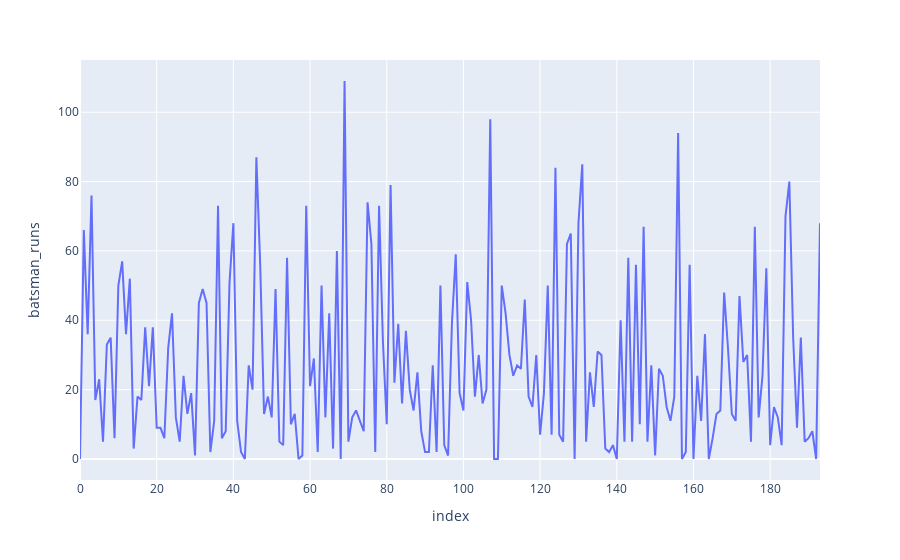

Here is the notebook cell this chart was saved with:
### Code cell
fig = px.line(run , x=run.index , y='batsman_runs'  , hover_data='date')
fig.show()

### Figure 1 — Plotly figure (JSON) as saved in the notebook; plotly's stock layout.template omitted (floating-point values rounded to 4 significant figures; data arrays with more than 128 entries replaced by an {"elided": "..."} marker saying what was removed)
{"data": [{"customdata": {"elided": "194x1 str values"}, "hovertemplate": "index=%{x}<br>batsman_runs=%{y}<br>date=%{customdata[0]}<extra></extra>", "legendgroup": "", "line": {"color": "#636efa", "dash": "solid"}, "marker": {"symbol": "circle"}, "mode": "lines", "name": "", "orientation": "v", "showlegend": false, "type": "scatter", "x": {"elided": "194 int values"}, "xaxis": "x", "y": {"elided": "194 int values"}, "yaxis": "y"}], "layout": {"legend": {"tracegroupgap": 0}, "margin": {"t": 60}, "xaxis": {"anchor": "y", "domain": [0, 1], "title": {"text": "index"}}, "yaxis": {"anchor": "x", "domain": [0, 1], "title": {"text": "batsman_runs"}}}}
